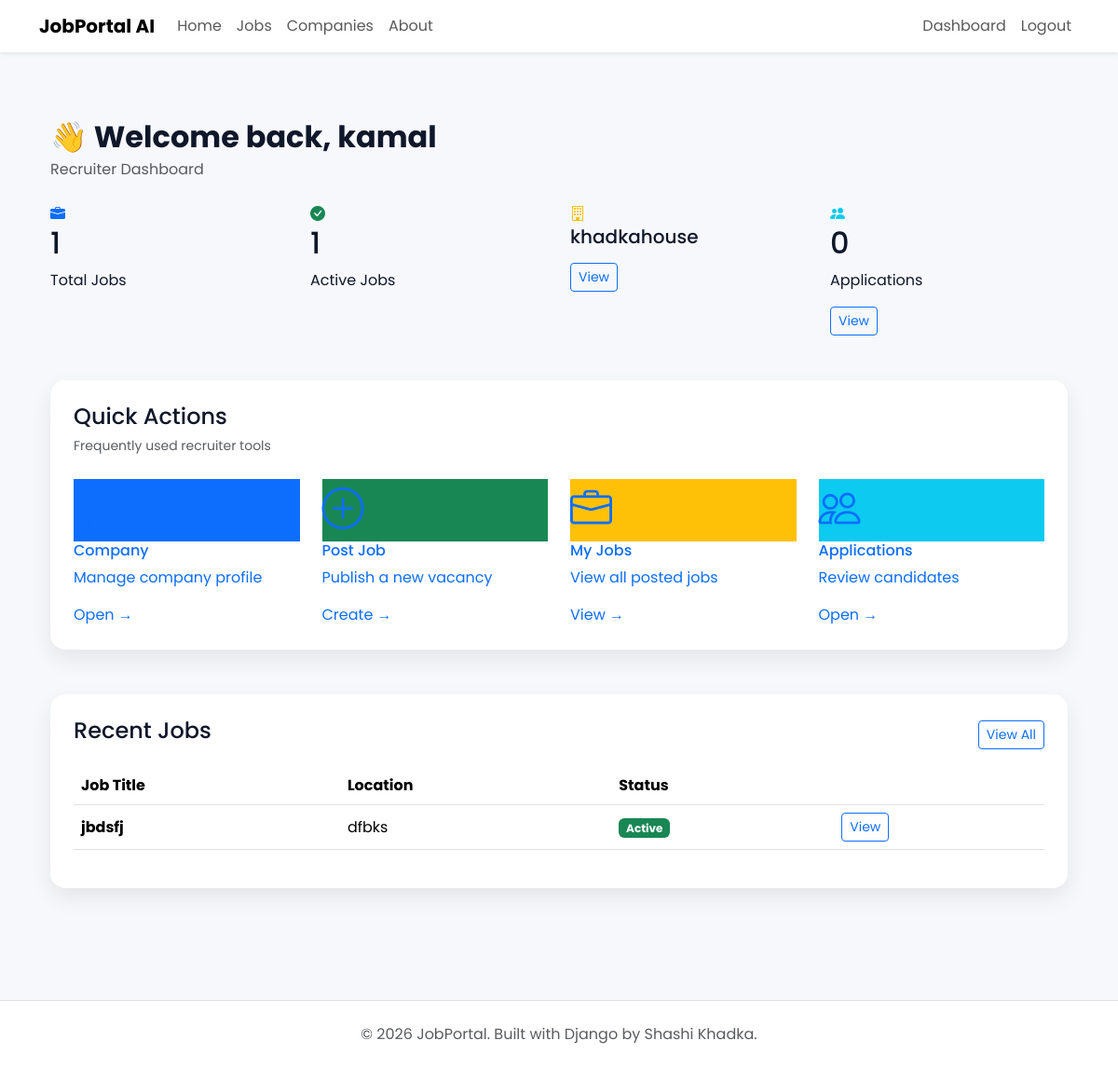
Before: /dashboard/ (signed in) with the older database file.
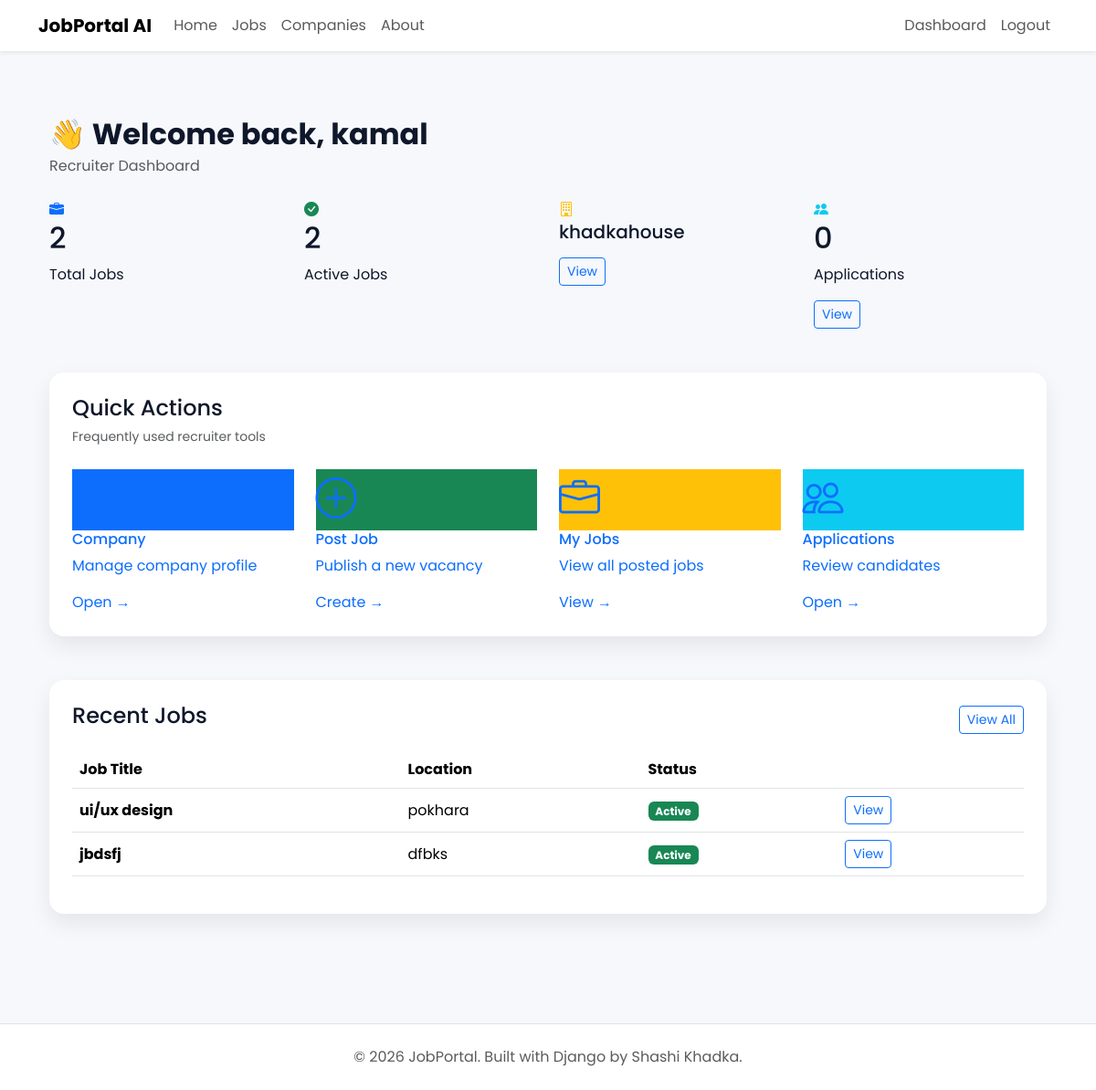
After: the same page with the newer database file.
### accounts/models.py (models this page shows, shortened)
class User(AbstractUser):
    class Role(models.TextChoices):
        ADMIN = "ADMIN", "Admin"
        RECRUITER = "RECRUITER", "Recruiter"
        APPLICANT = "APPLICANT", "Applicant"
    role = models.CharField(
        max_length=20,
        choices=Role.choices,
        default=Role.APPLICANT,
    )
    phone_number = models.CharField(
        max_length=15,
        blank=True,
        null=True,
    )
    profile_picture = models.ImageField(
        upload_to="profile_photos/",
        blank=True,
        null=True,
    )
    created_at = models.DateTimeField(auto_now_add=True)

### companies/models.py (models this page shows, shortened)
class Company(models.Model):
    owner = models.OneToOneField(
        settings.AUTH_USER_MODEL,
        on_delete=models.CASCADE,
        related_name="company",
    )
    company_name = models.CharField(max_length=200)
    slug = models.SlugField(unique=True, blank=True)
    logo = models.ImageField(
        upload_to="company_logos/",
        blank=True,
        null=True,
    )
    description = models.TextField()
    website = models.URLField(blank=True)
    email = models.EmailField()
    phone = models.CharField(max_length=20)
    address = models.TextField()
    location = models.CharField(max_length=255)
    city = models.CharField(max_length=100)
    country = models.CharField(max_length=100)
    established_date = models.DateField()
    employee_count = models.PositiveIntegerField()
    created_at = models.DateTimeField(auto_now_add=True)
    updated_at = models.DateTimeField(auto_now=True)

### jobs/models.py (models this page shows, shortened)
class Job(models.Model):
    class EmploymentType(models.TextChoices):
        FULL_TIME = "FULL_TIME", "Full Time"
        PART_TIME = "PART_TIME", "Part Time"
        INTERNSHIP = "INTERNSHIP", "Internship"
        CONTRACT = "CONTRACT", "Contract"
    class ExperienceLevel(models.TextChoices):
        ENTRY = "ENTRY", "Entry Level"
        MID = "MID", "Mid Level"
        SENIOR = "SENIOR", "Senior Level"
    company = models.ForeignKey(
        Company,
        on_delete=models.CASCADE,
        related_name="jobs",
    )
    title = models.CharField(max_length=200)
    slug = models.SlugField(
        unique=True,
        blank=True,
    )
    description = models.TextField()
    location = models.CharField(max_length=150)
    employment_type = models.CharField(
        max_length=20,
        choices=EmploymentType.choices,
    )
    experience_level = models.CharField(
        max_length=20,
        choices=ExperienceLevel.choices,
    )
    salary_min = models.PositiveIntegerField()
    salary_max = models.PositiveIntegerField()
    vacancies = models.PositiveIntegerField(default=1)
    deadline = models.DateField()
    is_active = models.BooleanField(default=True)
    created_at = models.DateTimeField(auto_now_add=True)
    updated_at = models.DateTimeField(auto_now=True)

### accounts/views.py (the view)
# urls.py: path("dashboard/", views.dashboard, name="dashboard"),
@login_required
def dashboard(request):
    company = Company.objects.filter(owner=request.user).first()
    jobs = Job.objects.none()
    total_jobs = 0
    active_jobs = 0
    recent_jobs = []
    if company:
        jobs = Job.objects.filter(company=company)
        total_jobs = jobs.count()
        active_jobs = jobs.filter(is_active=True).count()
        recent_jobs = jobs.order_by("-created_at")[:5]
    context = {
        "company": company,
        "total_jobs": total_jobs,
        "active_jobs": active_jobs,
        "recent_jobs": recent_jobs,
        "total_applications": 0,
    }
    return render(
        request,
        "accounts/dashboard.html",
        context,
    )

### templates/accounts/dashboard.html (shortened to what this page needs)
{% extends "base.html" %}
{% block content %}
<div class="container py-4">
    <div class="d-flex justify-content-between align-items-center mb-4">
        <div>
            <h2 class="fw-bold mb-1">
                👋 Welcome back, {{ request.user.first_name }}
            </h2>
            <p class="text-muted mb-0">
                Recruiter Dashboard
            </p>
        </div>
    </div>
    <div class="row g-4">
        <div class="col-lg-3 col-md-6">
            <div class="dashboard-card">
                <i class="bi bi-briefcase-fill stat-icon text-primary"></i>
                <h2>{{ total_jobs }}</h2>
                <p>Total Jobs</p>
            </div>
        </div>
        <div class="col-lg-3 col-md-6">
            <div class="dashboard-card">
                <i class="bi bi-check-circle-fill stat-icon text-success"></i>
                <h2>{{ active_jobs }}</h2>
                <p>Active Jobs</p>
            </div>
        </div>
        <div class="col-lg-3 col-md-6">
            <div class="dashboard-card">
                <i class="bi bi-building stat-icon text-warning"></i>
                <h5>
                    {% if company %}
                        {{ company.company_name }}
                    {% else %}
                        No Company
                    {% endif %}
                </h5>
                {% if company %}
                    <a href="{% url 'company-detail' company.pk %}" class="btn btn-sm btn-outline-primary mt-2">
                        View
                    </a>
                {% else %}
                    <a href="{% url 'create-company' %}" class="btn btn-sm btn-primary-custom mt-2">
                        Create
                    </a>
                {% endif %}
            </div>
        </div>
        <div class="col-lg-3 col-md-6">
            <div class="dashboard-card">
                <i class="bi bi-people-fill stat-icon text-info"></i>
                <h2>{{ total_applications }}</h2>
                <p>Applications</p>
                <a href="{% url 'application-list' %}" class="btn btn-sm btn-outline-primary">
                    View
                </a>
            </div>
        </div>
    </div>
    <div class="custom-card mt-5">
    <div class="d-flex justify-content-between align-items-center mb-4">
        <div>
            <h4 class="mb-1">Quick Actions</h4>
            <small class="text-muted">
                Frequently used recruiter tools
            </small>
        </div>
    </div>
    <div class="row g-4">
        <div class="col-md-3">
            <a href="{% url 'create-company' %}" class="action-card">
                <div class="action-icon bg-primary">
                    <i class="bi bi-building"></i>
                </div>
                <h6>Company</h6>
                <p>
                    Manage company profile
                </p>
                <span>
                    Open →
                </span>
            </a>
        </div>
        <div class="col-md-3">
            <a href="{% url 'create-job' %}" class="action-card">
                <div class="action-icon bg-success">
                    <i class="bi bi-plus-circle"></i>
                </div>
                <h6>Post Job</h6>
                <p>
                    Publish a new vacancy
                </p>
                <span>
                    Create →
                </span>
            </a>
        </div>
        <div class="col-md-3">
            <a href="{% url 'my-jobs' %}" class="action-card">
                <div class="action-icon bg-warning">
                    <i class="bi bi-briefcase"></i>
                </div>
                <h6>My Jobs</h6>
                <p>
                    View all posted jobs
                </p>
                <span>
                    View →
                </span>
            </a>
        </div>
        <div class="col-md-3">
            <a href="{% url 'application-list' %}" class="action-card">
                <div class="action-icon bg-info">
                    <i class="bi bi-people"></i>
                </div>
                <h6>Applications</h6>
                <p>
                    Review candidates
                </p>
                <span>
                    Open →
                </span>
            </a>
        </div>
    </div>
</div>
    <div class="custom-card mt-5">
        <div class="d-flex justify-content-between align-items-center mb-3">
            <h4>
                Recent Jobs
            </h4>
            <a href="{% url 'my-jobs' %}" class="btn btn-outline-primary btn-sm">
                View All
            </a>
        </div>
        {% if recent_jobs %}
        <table class="table table-hover align-middle">
            <thead>
                <tr>
                    <th>Job Title</th>
                    <th>Location</th>
                    <th>Status</th>
                    <th></th>
                </tr>
            </thead>
            <tbody>
            {% for job in recent_jobs %}
                <tr>
                    <td>
                        <strong>{{ job.title }}</strong>
                    </td>
                    <td>{{ job.location }}</td>
                    <td>
                        {% if job.is_active %}
                            <span class="badge bg-success">
                                Active
                            </span>
                        {% else %}
                            <span class="badge bg-danger">
                                Closed
                            </span>
                        {% endif %}
                    </td>
                    <td>
                        <a href="{% url 'job-detail' job.pk %}" class="btn btn-sm btn-outline-primary">
                            View
                        </a>
                    </td>
                </tr>
            {% endfor %}
            </tbody>
        </table>
        {% endif %}
    </div>
</div>
{% endblock %}

### templates/base.html (shortened to what this page needs)
{% load static %}
<!DOCTYPE html>
<html lang="en">
<head>
    <link href="https://cdn.jsdelivr.net/npm/bootstrap@5.3.7/dist/css/bootstrap.min.css" rel="stylesheet">
    <link rel="stylesheet"
          href="https://cdn.jsdelivr.net/npm/bootstrap-icons@1.13.1/font/bootstrap-icons.min.css">
    <link rel="stylesheet" href="{% static 'css/variables.css' %}">
    <link rel="stylesheet" href="{% static 'css/main.css' %}">
    <link rel="stylesheet" href="{% static 'css/components.css' %}">
    <link rel="stylesheet" href="{% static 'css/forms.css' %}">
    <link rel="stylesheet" href="{% static 'css/dashboard.css' %}">
    <link rel="stylesheet" href="{% static 'css/responsive.css' %}">
    <link rel="stylesheet" href="{% static 'css/auth.css' %}">
    <link rel="stylesheet" href="{% static 'css/dashboard.css' %}">
</head>
<body>
    {% include 'includes/navbar.html' %}
    <main class="py-5">
        <div class="container-lg">
            {% block content %}
            {% endblock %}
        </div>
    </main>
    {% include 'includes/footer.html' %}
</body>
</html>

### templates/includes/navbar.html (shortened to what this page needs)
<nav class="navbar navbar-expand-lg navbar-light bg-white shadow-sm">
<div class="container">
<a class="navbar-brand fw-bold"
   href="{% url 'home' %}">
JobPortal AI
</a>
<div class="collapse navbar-collapse"
id="navbar">
<ul class="navbar-nav me-auto">
<li class="nav-item">
<a class="nav-link"
href="{% url 'home' %}">
Home
</a>
</li>
<li class="nav-item">
<a class="nav-link"
href="{% url 'job-list' %}">
Jobs
</a>
</li>
<li class="nav-item">
<a class="nav-link"
href="{% url 'company-list' %}">
Companies
</a>
</li>
<li class="nav-item">
<a class="nav-link"
href="{% url 'about' %}">
About
</a>
</li>
</ul>
<ul class="navbar-nav">
{% if request.user.is_authenticated %}
<li class="nav-item">
<a class="nav-link"
href="{% url 'dashboard' %}">
Dashboard
</a>
</li>
<li class="nav-item">
<a class="nav-link"
href="{% url 'logout' %}">
Logout
</a>
</li>
{% endif %}
</ul>
</div>
</div>
</nav>

### templates/includes/footer.html
<footer class="py-4 mt-5 bg-white border-top">
    <div class="container-lg text-center">
        <p class="text-muted mb-0">
            © 2026 JobPortal.
            Built with Django by Shashi Khadka.
        </p>
    </div>
</footer>

### static/css/variables.css (style rules this page uses)
:root { --primary:#4F46E5; --primary-hover:#4338CA; --secondary:#6366F1; --success:#22C55E; --danger:#EF4444; --warning:#F59E0B; --dark:#0F172A; --gray:#64748B; --light:#F8FAFC; --white:#FFFFFF; --border:#E2E8F0; --shadow:0 8px 30px rgba(0,0,0,.08); --radius:12px; }

### static/css/main.css (style rules this page uses)
* { margin:0; padding:0; box-sizing:border-box; }
body { font-family:'Poppins',sans-serif; background:var(--light); color:var(--dark); }
a { text-decoration:none; }
.container-lg { width:95%; max-width:1300px; margin:auto; }

### static/css/components.css (style rules this page uses)
.custom-card { background:white; border-radius:14px; padding:25px; box-shadow:var(--shadow); transition:.3s; }

### static/css/dashboard.css (style rules this page uses)
.custom-card { background:white; border-radius:16px; padding:25px; box-shadow:0 10px 25px rgba(0,0,0,.08); transition:.3s; }
.custom-card i { font-size:45px; }
:root { --primary:#4F46E5; --success:#22C55E; --warning:#F59E0B; --danger:#EF4444; --bg:#F6F8FC; --card:#ffffff; --text:#1E293B; --muted:#64748B; --border:#E5E7EB; }
body { background:var(--bg); }

Changed rows visible on the page:
added Job: title "ui/ux design", location "pokhara", is_active "Active"
Other visible differences:
{{ total_jobs }}: "1" → "2"
{{ active_jobs }}: "1" → "2"
